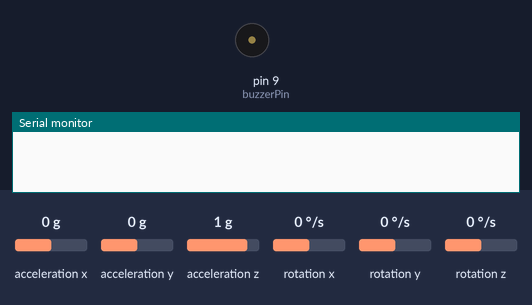
Recording of a sketch running on a simulated Arduino Uno, built with avr-gcc and run on an emulated ATmega328P. On the bench: buzzer (waves = sounding), the last lines printed to the serial monitor. The test bench sets the inputs (shaded band); at power-on: rotation x 0 °/s, acceleration x 0 g, acceleration y 0 g, acceleration z 1 g, rotation y 0 °/s, rotation z 0 °/s.

Above: at 1.2 s.
1.3 s: rotation x set to -34 °/s
2.8 s: rotation x set to -41 °/s
At 3.9 s:
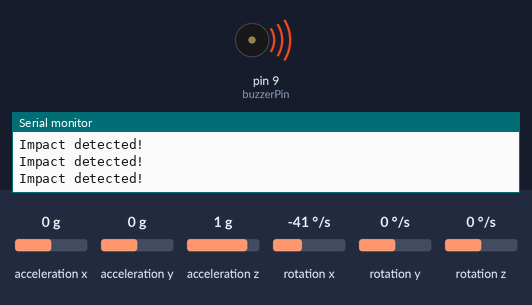
Timing chart, 0 to 5.8 s (numbered marks = the images above; inputs shaded):
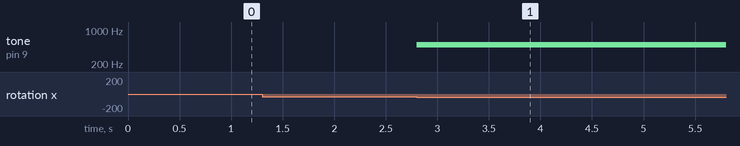

The sketch:

MPU6050_1.ino
```cpp
#include <Wire.h>
#include <MPU6050.h>
#include <Tone.h>

MPU6050 mpu;
Tone buzzer;

const int threshold = 5000;  // 충격을 감지하기 위한 임계값
const int buzzerPin = 9;     // 부저가 연결된 핀

int16_t gx, gy, gz;

void setup() {
  Serial.begin(9600);
  mpu.initialize();
  buzzer.begin(buzzerPin);
}

void loop() {
  // MPU6050의 자이로스코프 데이타 읽기
  mpu.getRotation(&gx, &gy, &gz);
  //Serial.println(sqrt(gx^2 + gy^2 + gz^2));

  // 충격 감지 로직
  if (abs(gx) > threshold || abs(gy) > threshold || abs(gz) > threshold) {
    Serial.println("Impact detected!");

    // 충격이 감지되면 부저 울리기
    buzzer.play(500, 100);  // 주파수 1000Hz, 지속시간 100ms

    delay(50);  // 중복 감지 방지를 위한 딜레이
  }
}
```

Measured:
- the behaviour switches between -38 and -39 °/s on rotation x (found by bisection; images 0 and 1)
- after the input at 1.3 s, every drawn part: stays the same
- after the input at 2.8 s, tone on pin 9 (buzzerPin): silent → 500 Hz at once
